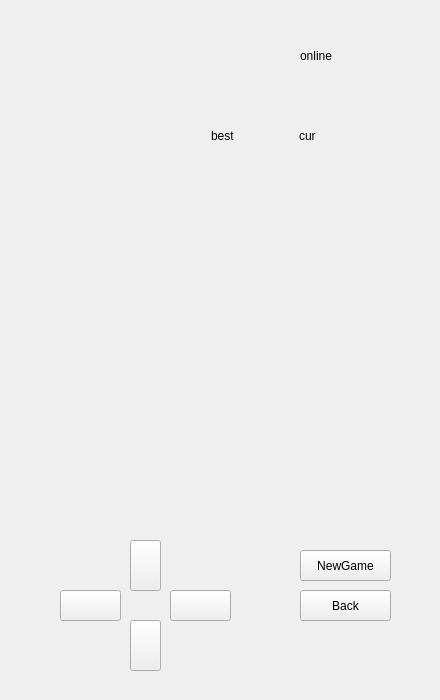
<?xml version="1.0" encoding="UTF-8"?>
<ui version="4.0">
 <class>board_2048</class>
 <widget class="QMainWindow" name="board_2048">
  <property name="geometry">
   <rect>
    <x>0</x>
    <y>0</y>
    <width>440</width>
    <height>700</height>
   </rect>
  </property>
  <property name="windowTitle">
   <string>board_2048</string>
  </property>
  <widget class="QWidget" name="centralWidget">
   <widget class="QPushButton" name="right_But">
    <property name="geometry">
     <rect>
      <x>170</x>
      <y>590</y>
      <width>61</width>
      <height>31</height>
     </rect>
    </property>
    <property name="text">
     <string/>
    </property>
   </widget>
   <widget class="QWidget" name="layoutWidget">
    <property name="geometry">
     <rect>
      <x>50</x>
      <y>210</y>
      <width>341</width>
      <height>311</height>
     </rect>
    </property>
    <layout class="QGridLayout" name="gridLayout">
     <property name="leftMargin">
      <number>0</number>
     </property>
     <property name="rightMargin">
      <number>0</number>
     </property>
     <property name="horizontalSpacing">
      <number>7</number>
     </property>
     <item row="0" column="3">
      <widget class="QLabel" name="label_4">
       <property name="text">
        <string/>
       </property>
      </widget>
     </item>
     <item row="2" column="0">
      <widget class="QLabel" name="label_9">
       <property name="text">
        <string/>
       </property>
      </widget>
     </item>
     <item row="3" column="0">
      <widget class="QLabel" name="label_13">
       <property name="text">
        <string/>
       </property>
      </widget>
     </item>
     <item row="0" column="0">
      <widget class="QLabel" name="label">
       <property name="text">
        <string/>
       </property>
      </widget>
     </item>
     <item row="1" column="0">
      <widget class="QLabel" name="label_5">
       <property name="text">
        <string/>
       </property>
      </widget>
     </item>
     <item row="0" column="1">
      <widget class="QLabel" name="label_2">
       <property name="text">
        <string/>
       </property>
      </widget>
     </item>
     <item row="0" column="2">
      <widget class="QLabel" name="label_3">
       <property name="text">
        <string/>
       </property>
      </widget>
     </item>
     <item row="1" column="1">
      <widget class="QLabel" name="label_6">
       <property name="text">
        <string/>
       </property>
      </widget>
     </item>
     <item row="1" column="3">
      <widget class="QLabel" name="label_8">
       <property name="text">
        <string/>
       </property>
      </widget>
     </item>
     <item row="1" column="2">
      <widget class="QLabel" name="label_7">
       <property name="text">
        <string/>
       </property>
      </widget>
     </item>
     <item row="2" column="1">
      <widget class="QLabel" name="label_10">
       <property name="text">
        <string/>
       </property>
      </widget>
     </item>
     <item row="2" column="3">
      <widget class="QLabel" name="label_12">
       <property name="text">
        <string/>
       </property>
      </widget>
     </item>
     <item row="2" column="2">
      <widget class="QLabel" name="label_11">
       <property name="text">
        <string/>
       </property>
      </widget>
     </item>
     <item row="3" column="2">
      <widget class="QLabel" name="label_15">
       <property name="text">
        <string/>
       </property>
      </widget>
     </item>
     <item row="3" column="3">
      <widget class="QLabel" name="label_16">
       <property name="text">
        <string/>
       </property>
      </widget>
     </item>
     <item row="3" column="1">
      <widget class="QLabel" name="label_14">
       <property name="text">
        <string/>
       </property>
      </widget>
     </item>
    </layout>
   </widget>
   <widget class="QPushButton" name="up_But">
    <property name="geometry">
     <rect>
      <x>130</x>
      <y>540</y>
      <width>31</width>
      <height>51</height>
     </rect>
    </property>
    <property name="text">
     <string/>
    </property>
   </widget>
   <widget class="QPushButton" name="down_But">
    <property name="geometry">
     <rect>
      <x>130</x>
      <y>620</y>
      <width>31</width>
      <height>51</height>
     </rect>
    </property>
    <property name="text">
     <string/>
    </property>
   </widget>
   <widget class="QPushButton" name="left_But">
    <property name="geometry">
     <rect>
      <x>60</x>
      <y>590</y>
      <width>61</width>
      <height>31</height>
     </rect>
    </property>
    <property name="text">
     <string/>
    </property>
   </widget>
   <widget class="QPushButton" name="newGame">
    <property name="geometry">
     <rect>
      <x>300</x>
      <y>550</y>
      <width>91</width>
      <height>31</height>
     </rect>
    </property>
    <property name="text">
     <string>NewGame</string>
    </property>
   </widget>
   <widget class="QWidget" name="layoutWidget">
    <property name="geometry">
     <rect>
      <x>200</x>
      <y>90</y>
      <width>191</width>
      <height>91</height>
     </rect>
    </property>
    <layout class="QGridLayout" name="gridLayout_2">
     <item row="0" column="0">
      <widget class="QLabel" name="bestScore">
       <property name="text">
        <string>best</string>
       </property>
      </widget>
     </item>
     <item row="0" column="1">
      <widget class="QLabel" name="curScore">
       <property name="text">
        <string>cur</string>
       </property>
      </widget>
     </item>
    </layout>
   </widget>
   <widget class="QPushButton" name="back_Burron">
    <property name="geometry">
     <rect>
      <x>300</x>
      <y>590</y>
      <width>91</width>
      <height>31</height>
     </rect>
    </property>
    <property name="text">
     <string>Back</string>
    </property>
   </widget>
   <widget class="QLabel" name="onlinelab">
    <property name="geometry">
     <rect>
      <x>300</x>
      <y>30</y>
      <width>91</width>
      <height>51</height>
     </rect>
    </property>
    <property name="text">
     <string>online</string>
    </property>
   </widget>
  </widget>
 </widget>
 <layoutdefault spacing="6" margin="11"/>
 <resources/>
 <connections/>
</ui>
